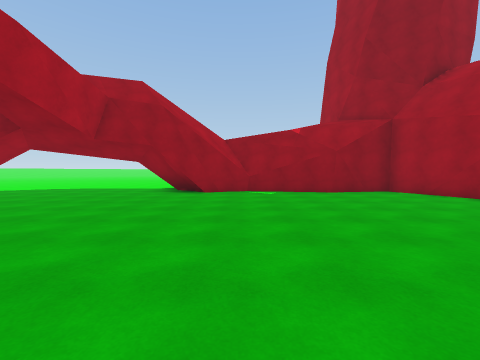
[1] (above)

16 first-person views from a walk through a Unity game level. The camera is 1.4 m above the floor, tilts 2° down and sees 90° across. The floor is counted in squares, 2 m on a side. Each view is taken from the middle of a square. On the plan, view 1 faces up. The plan holds only what a view shows up to about 9 squares ahead; the rest is blank. The place goes on beyond the plan. The player is left out.

[2]
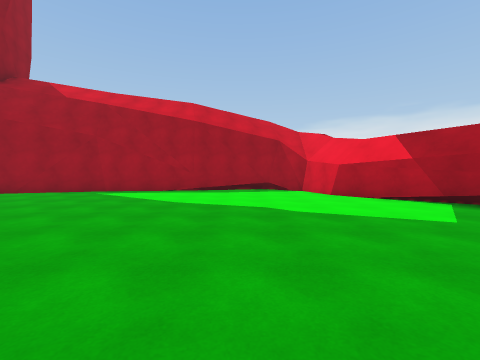

[3]
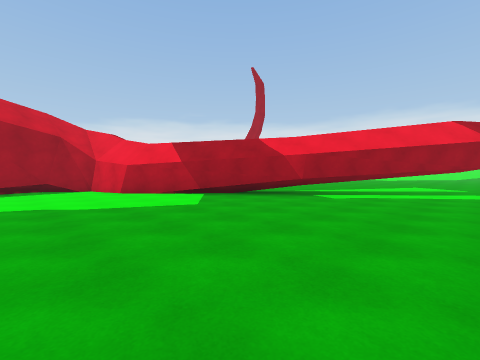

[4]
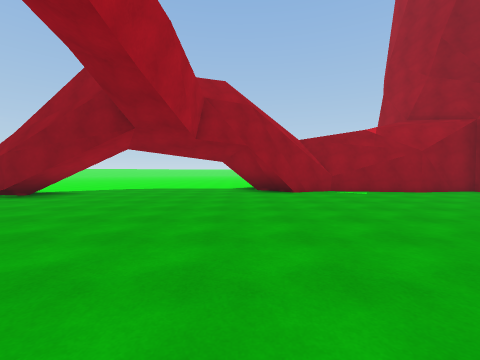

[5]
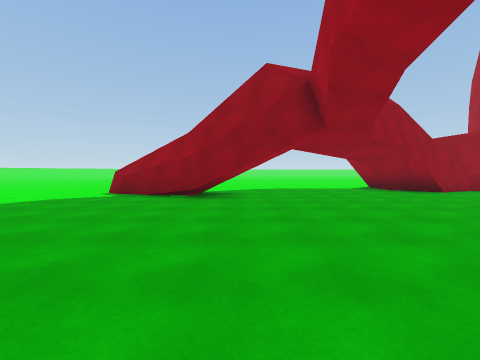

[6]
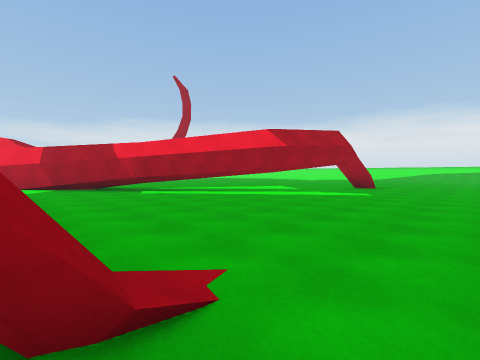

[7]
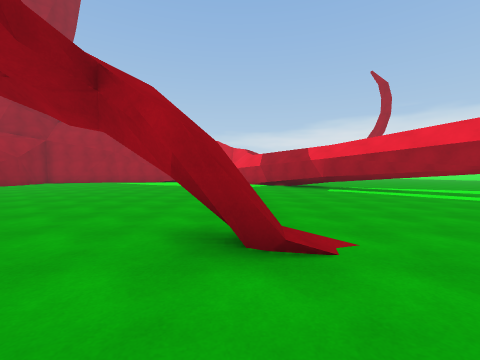

[8]
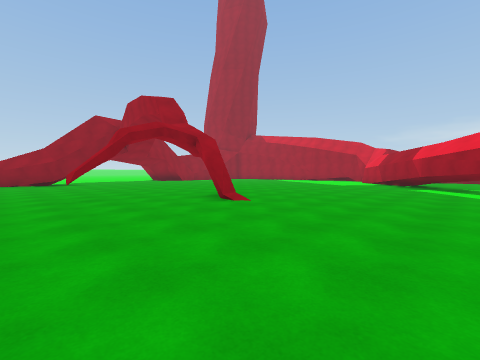

[9]
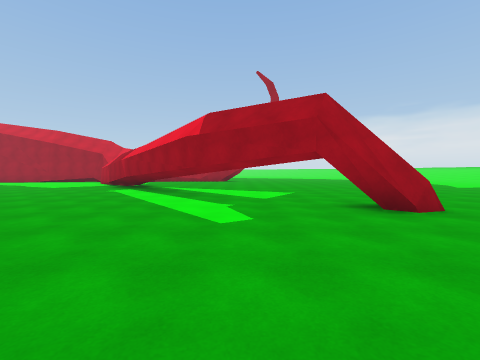

[10]
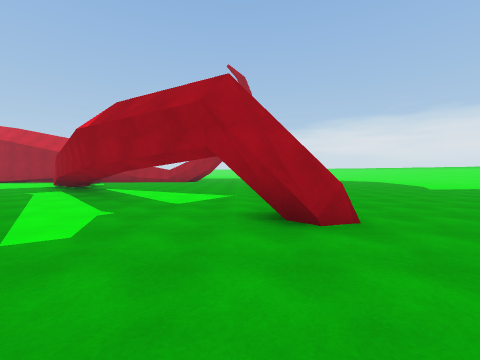

[11]
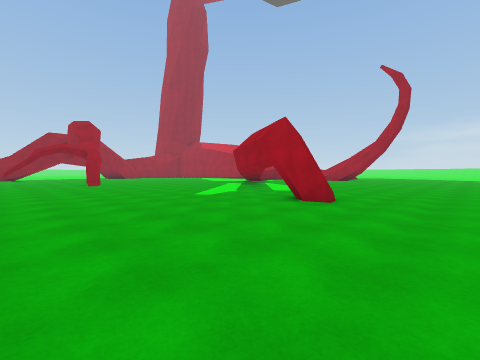

[12]
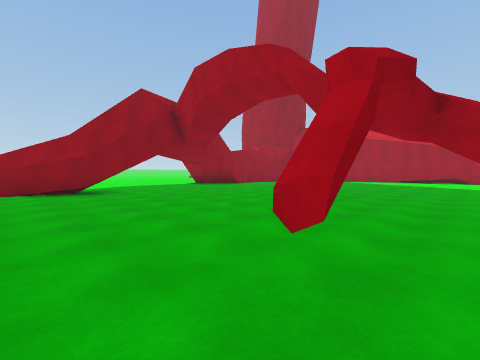

[13]
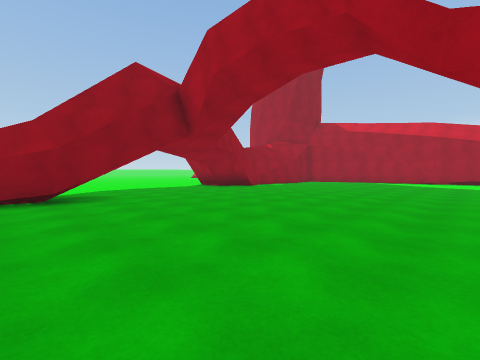

[14]
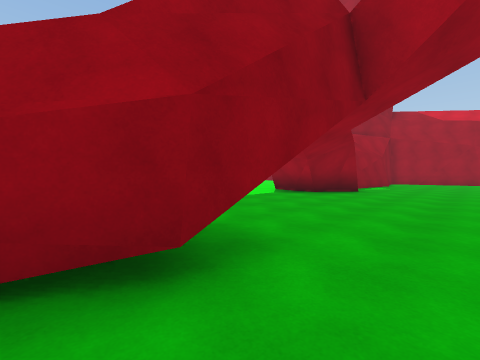

[15]
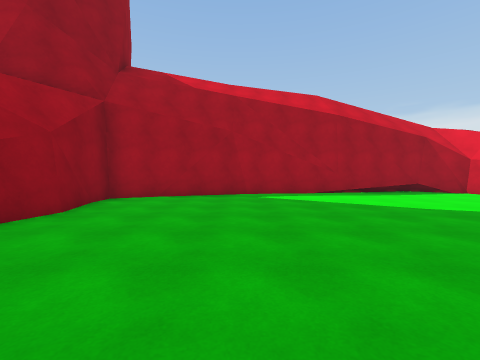

[16]
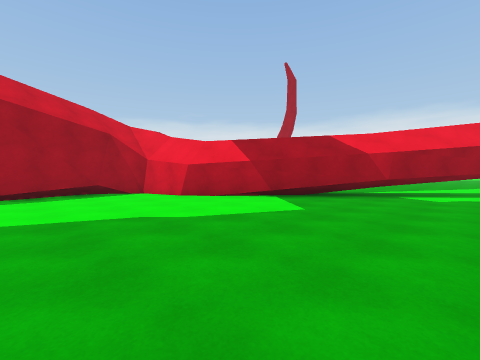

### Floor plan
Key: @ floor where view 1 was taken; # wall or solid block; . floor; ^ raised ledge; T thing the floor can be seen under or through.
Columns run from 11 left of view 1 to 8 right of it. Each row starts with its distance up from view 1.
 10    .. ..##
  9    .....##########
  8 #  ......##......#
  7 ####.............#
  6 .................##
  5 ..................#
  4 ..................#
  3 ..................#
  2 ..................#
  1 ..................#
  0 ...........@......#
 -1 .#................#
 -2 ..................#
 -3 .....#..........###^
 -4 ...............##
 -5 ..............##
 -6 ............TT
 -7 ...........TT
 -8 ..........TT
 -9  ........TT..
-10  .......TT...
-11  ............
-12  ............
-13  ......#.....
-14  ......#....
-15  ............
-16  .............
-17  .............

Positions as (right, up) in squares from view 1, and headings:
1: (0, 0), facing up
2: (-2, 0), facing right
3: (-3, 0), facing down-right
4: (-3, 0), facing up
5: (-8, 0), facing up
6: (-8, -3), facing down-right
7: (-9, -3), facing right
8: (-11, -8), facing up-right
9: (-9, -11), facing right
10: (-8, -13), facing right
11: (-10, -17), facing up-right
12: (-11, -2), facing up-right
13: (-10, 0), facing up-right
14: (-10, 5), facing up-right
15: (-1, 5), facing right
16: (-1, 1), facing down-right
